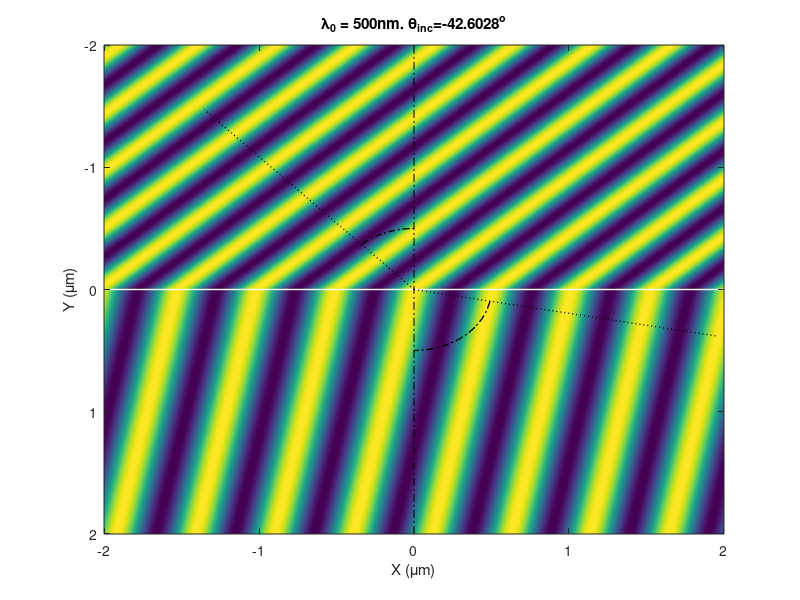

MATLAB code to generate this figure:
% Simulation of a plane wave hitting a planar interface using snell's law

circd = @(radius,deg_ang)  [radius*cosd(deg_ang);  radius*sind(deg_ang)];

lambda = 500;
n0 = 1.45;
n1 = 1.0;
theta_inc = -42.6028; % in degrees 

c = 3E+8; %c = 3E+8 m/s x 10+9 nm/m x 10-9 ns/s = 3E+8 nm/ns;
k0 = 2*pi*n0/lambda;
w = k0*c/n0;
x = [-2000:2:2000];
y = [-2000:2:2000];
[X,Y] = meshgrid(x,y);

%Prepare the new file.
% folder = 'C:\Users\jripoll\OneDrive - Universidad Carlos III de Madrid\UC3M\Powerpoint\';
% vidObj = VideoWriter([folder 'plwave_inf.avi']);
% vidObj.FrameRate = 30;
% vidObj.Quality = 95;
% open(vidObj);

for itheta = 1:length(theta_inc)
    theta = theta_inc(itheta);
    
    k0_x = k0*sind(theta);
    k0_y = k0*cosd(theta);

    k1 = 2*pi*n1/lambda; % The wavelength in medium1 is lambda/n1
    theta1 = asind(k0/k1*sind(theta));
    k1_x = k1*sind(theta1);
    k1_y = k1*cosd(theta1);

    arci = circd(500,linspace(90-theta,90,10));  
    arcr = circd(500,linspace(-90-theta1,-90,10));  

    t = 2*pi/w*(0:0.05:2);
    for it=1:1%length(t)
        E = exp(1i*(k0_x*X + k0_y*Y).*(Y>0) + 1i*(k1_x*X + k1_y*Y).*(Y<=0)).*exp(1i*w*t(it));
        figure(2)
        hold off
        imagesc(x/1000,-y/1000,real(E));
        xlabel('X (\mum)');
        ylabel('Y (\mum)');
        title(['\lambda_0 = ' num2str(lambda) 'nm. \theta_{inc}=' num2str(theta) '^o']); 
        axis ij
        hold on
        if n0~=n1
            plot(arci(1,:)/1000,-arci(2,:)/1000,'k-.','LineWidth',1)
            plot(arcr(1,:)/1000,-arcr(2,:)/1000,'k-.','LineWidth',1)
            h_hor = line([min(x) max(x)]/1000,[0 0],'color','w','LineWidth',1);
            h_ver = line([0 0],-[min(y) max(y)]/1000,'color','black','LineWidth',0.1,'LineStyle','-.');
            h_inc = line([0 max(x)*sind(theta)]/1000,-[0 max(y)*cosd(theta)]/1000,'color','k','LineWidth',1,'LineStyle',':');    
            h_ref = line([0 min(x)*sind(theta1)]/1000,-[0 min(y)*cosd(theta1)]/1000,'color','k','LineWidth',1,'LineStyle',':');
        end
        pause(0.1);
%         f = getframe(gcf);
%         writeVideo(vidObj,f);
    end
end
% Close the file.
% close(vidObj);
